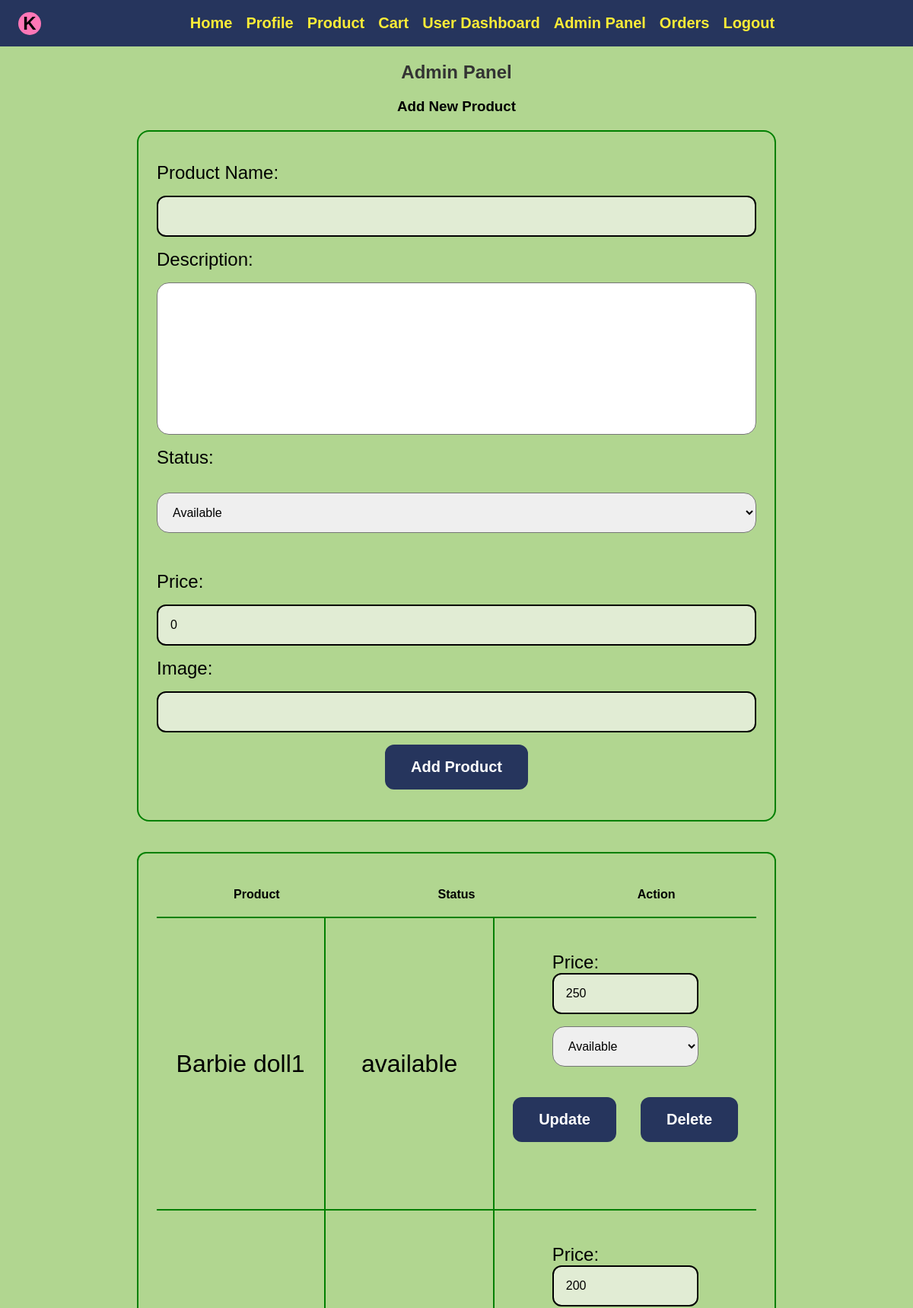
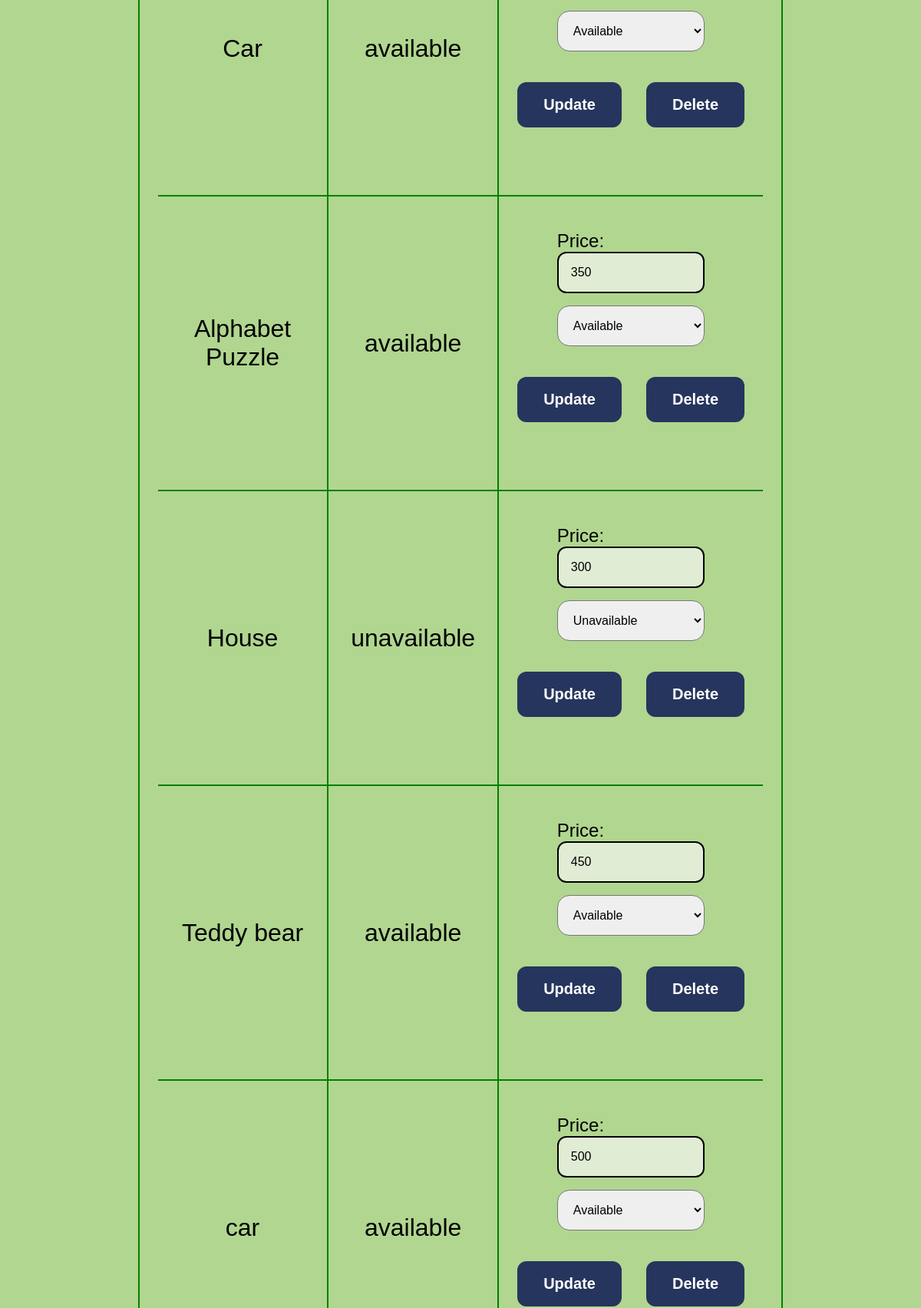
Page /admin.php (signed in, upper part) on the committed database (2 pictures, top to bottom).
### tables this page shows
CREATE TABLE `products` (
  `id` int(11) NOT NULL,
  `name` varchar(100) DEFAULT NULL,
  `status` enum('available','unavailable') DEFAULT 'available',
  `description` text DEFAULT NULL,
  `image` mediumtext DEFAULT NULL,
  `price` float DEFAULT NULL
);

### admin.php (the view, shortened to what this page needs)
<?php
include 'config/db.php';
$products = $conn->query("SELECT * FROM products");
?>
<!DOCTYPE html>
<html>
<head>
    <link rel="stylesheet" href="style.css">
</head>
<body>
<div class="nav-container" >
<div class="logo-container"><p class="logo">K</p></div>
<nav class="nav-bar">
<a href="index.php">Home</a>
<a href="profile.php">Profile</a>
<a href="product.php">Product</a>
<a href="cart.php">Cart</a>
<a href="user_dashboard.php">User Dashboard</a>
<?php if (isset($_SESSION['role']) && $_SESSION['role'] == 'admin') { ?>
    <a href="admin.php">Admin Panel</a>
    <a href="admin_orders.php">Orders</a>
<?php } ?>
<?php if ( $_SESSION == true) { ?>
    <a href="logout.php">Logout</a>
<?php } ?>
</nav>
</div>
    <h2>Admin Panel</h2>
<h3>Add New Product</h3>
    <form onsubmit="alert('Product added successfully!')" class="new_product_form" method="post">
        <label for="product_name">Product Name:</label>
        <input type="text" name="product_name" required>
        <label for="product_description">Description:</label>
        <textarea name="product_description" rows="3" required></textarea>
        <label for="product_status">Status:</label>
        <select name="product_status">
            <option value="available">Available</option>
        </select> <br>
        <label for="product_price">Price:</label>
        <input type="number" step="0.05" name="product_price" value="0">
        <label for="product_image">Image: </label>
        <input type="text" name="product_image" >
        <button type="submit" name="add_product" style="width:fit-content; margin:1rem auto;">Add Product</button>
    </form>
    <div  class="products-update-container">
        <div class="title">
            <h6>Product</h6>
            <h6 class="middle">Status</h6>
            <h6>Action</h6>
        </div>
        <?php while ($product = $products->fetch_assoc()) { ?>
            <div class="products-update" >
                <p
                    style="font-size:2rem;text-align:center;border-right:2px solid green; height:100%; display: grid;place-items: center; width:100%;"
                ><?php echo $product['name']; ?></p>
                <p
                    style="font-size:2rem;text-align:center;border-right:2px solid green; height:100%;display: grid;place-items: center; width:100%;"
                class="middle"><?php echo $product['status']; ?></p>
                <div class="update-action" style="display:flex; gap:1rem align-items:center;">
                    <form  onsubmit="alert('Product updated successfully!')" class="box" method="POST" style="border-radius:0px;">
                    <label for="product_price">Price:</label>
                    <input type="number" step="0.05" name="product_price" value="<?php echo htmlspecialchars($product['price']); ?>">
                        <select
                            style="width:100%"
                        name="status">
                                  <option value="available" <?php echo $product['status'] == 'available' ? 'selected' : ''; ?>>Available</option>
                            <option value="unavailable" <?php echo $product['status'] == 'unavailable' ? 'selected' : ''; ?>>Unavailable</option>
                        </select>
                 <div
                 style="display:flex;
                 gap:2rem;
                 justify-content:center;
                 align-items:center;
                 ">
                 <button type="submit" name="update_product">Update</button>
                   <form  onsubmit="alert('Product deleted successfully!')" class="box" method="delete">
                     <button type="submit" name="delete_product" onclick="return confirm('Are you sure you want to delete this product?')">Delete</button>
                 </form>
                 </div>
                    </form>
                </div>
            </div >
        <?php } ?>
    </div>
</body>
</html>

### style.css (style rules this page uses)
* { box-sizing: border-box; margin: 0; padding: 0; }
:root { --clr-gr:#B1D690; --clr-yel:#FEEC37; --clr-org:#FFA24C; --clr-pnk:#FF77B7; --clr-blu:#26355D; --clr-pur:#AF47D2; }
body { font-family: Arial, sans-serif; background-color: var(--clr-gr); }
nav a { margin-right: 10px; text-decoration: none; color: blue; }
h2 { color: #333; }
.nav-container { display: flex; align-items: center; background-color: var(--clr-blu); color: var(--clr-yel); font-size: 1.5rem; font-weight: bold; justify-content: center; }
nav a { color: var(--clr-yel); }
.logo-container { display: flex; align-items: center; justify-content: center; margin: 0 1.5rem; background: var(--clr-pnk); width: 30px; height: 30px; border-radius: 50%; }
.logo { color: black; font-size: 1.5rem; font-weight: bolder; }
.nav-bar { display: flex; padding:1.2rem; gap:.5rem; justify-content: center; align-items: center; margin-left: auto; margin-right: auto; font-size: 1.25rem; }
button { padding: 1rem 2rem; border: 2px solid var(--clr-blu); border-radius: 12px; background-color: var(--clr-blu); font-size: 1.25rem; font-weight: bold; color: white; margin: 1.5rem auto; }
input { width: 100%; padding: 1rem; font-size: 1rem; border: 2px solid black; background-color: #faf7f7a8; border-radius: 12px; }
label { font-size:1.5rem; margin: 1rem 0; }

### admin.php (style rules this page uses)
h2,h3,h6 { width: fit-content; margin: 20px auto; }
form { border: 2px solid green; border-radius: 1rem; width: 70%; margin: 20px auto 40px; padding: 1.5rem; }
.box { border: none; }
.products-update-container { width:70vw; border:2px solid green; border-radius: 12px; margin: 20px auto 40px; padding: 1.5rem; }
.title,.products-update { display:grid; grid-template-columns: repeat(3,1fr); place-items: center; font-size: 1.5rem; font-weight: bold; }
.products-update { border-top:2px solid green; font-size: 1rem; font-weight: normal; }
.new_product_form { display: grid; grid-template-columns: repeat(1, 1fr); }
select { padding: 1rem; font-size:1rem; border-radius: 1rem; margin-block: 1rem; }
textarea { appearance: none; resize: none; padding: .5rem; height:200px; border-radius: 1rem; }

### rows in the picture
products: name "Barbie doll1", status "available", product_price "250", status "Available"
products: name "Car", status "available", product_price "200", status "Available"
products: name "Alphabet Puzzle", status "available", product_price "350", status "Available"
products: name "House", status "unavailable", product_price "300", status "Unavailable"
products: name "Teddy bear", status "available", product_price "450", status "Available"
products: name "car", status "available", product_price "500", status "Available"
